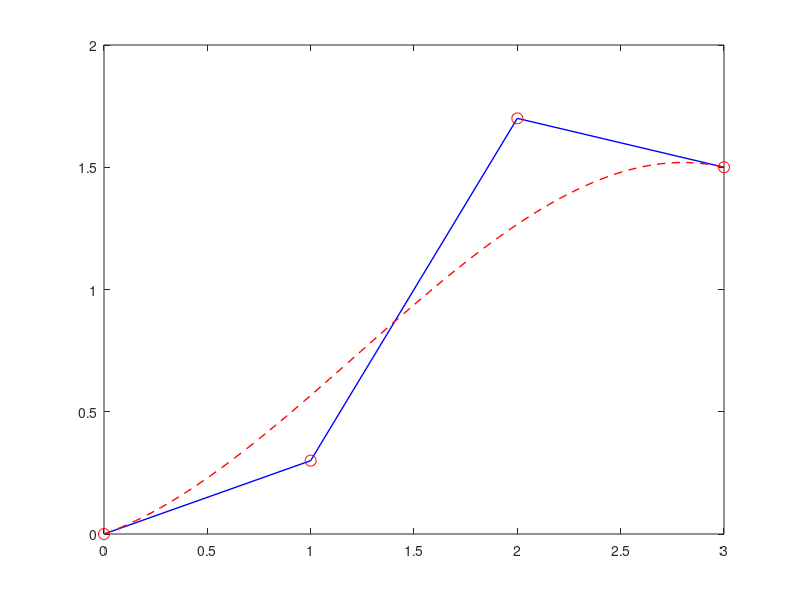

MATLAB code to generate this figure:
x = [0, 1, 2, 3];
y = [0, 0.3, 1.7, 1.5];
plot(x, y, 'b-', 'LineWidth', 1);
hold on;
plot(x, y, 'ro', 'MarkerSize', 8);
hold on;


u = linspace(0, 1, 100);
bezier_x = @(u) x(1).*(1-u).^3 + x(2).*3.*u.*((1-u).^2) +  x(3).*3.*(u.^2).*(1-u) + x(4).*(u.^3);
bezier_y = @(u) y(1).*(1-u).^3 + y(2).*3.*u.*((1-u).^2) +  y(3).*3.*(u.^2).*(1-u) + y(4).*(u.^3);

plot(bezier_x(u), bezier_y(u), 'r--', 'LineWidth', 1);



